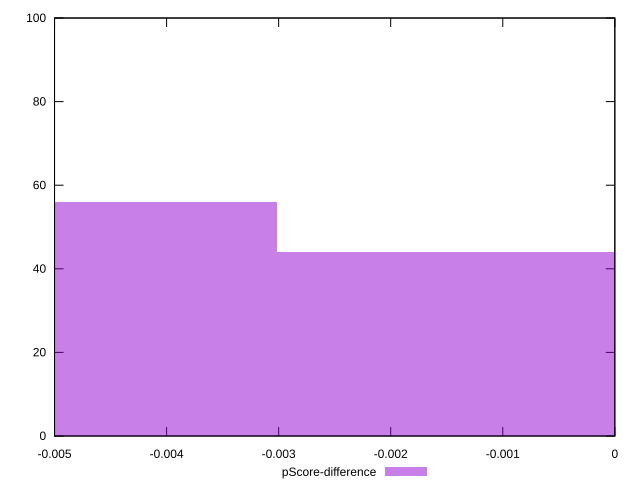

Here is the gnuplot script that generated this plot:
reset

$pScoreDifference <<EOF
0 44
-0.006028273809963308 56
EOF

set key outside below
set boxwidth 0.006028273809963308
set xrange [-0.0050000000000000044:0]
set yrange [0:100]
set trange [0:100]
set style fill transparent solid 0.5 noborder
set terminal svg size 640, 490 enhanced background rgb 'white'
set output "report_00019_2021-02-10T18-14-37.922Z//uses-http2/samples/pages+cached+noadtech/pScore-difference/histogram.svg"

plot $pScoreDifference title "pScore-difference" with boxes

reset
